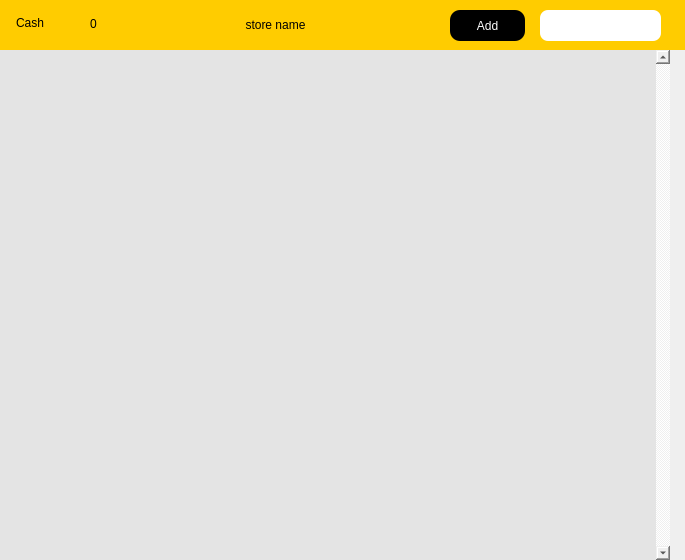
<?xml version="1.0" encoding="UTF-8"?>
<ui version="4.0">
 <class>Dialog</class>
 <widget class="QDialog" name="Dialog">
  <property name="geometry">
   <rect>
    <x>0</x>
    <y>0</y>
    <width>685</width>
    <height>560</height>
   </rect>
  </property>
  <property name="windowTitle">
   <string>Dialog</string>
  </property>
  <property name="styleSheet">
   <string notr="true">border:0;</string>
  </property>
  <widget class="QWidget" name="widget" native="true">
   <property name="geometry">
    <rect>
     <x>0</x>
     <y>0</y>
     <width>685</width>
     <height>50</height>
    </rect>
   </property>
   <property name="styleSheet">
    <string notr="true">QWidget#widget{
background-color: #ffcc00;
}</string>
   </property>
   <widget class="QLabel" name="label">
    <property name="geometry">
     <rect>
      <x>16</x>
      <y>13</y>
      <width>71</width>
      <height>20</height>
     </rect>
    </property>
    <property name="styleSheet">
     <string notr="true">font: 75 14pt &quot;Calibri&quot;;
font-weight: 400;</string>
    </property>
    <property name="text">
     <string>Cash</string>
    </property>
   </widget>
   <widget class="QLabel" name="total">
    <property name="geometry">
     <rect>
      <x>90</x>
      <y>13</y>
      <width>61</width>
      <height>21</height>
     </rect>
    </property>
    <property name="styleSheet">
     <string notr="true">font: 75 14pt &quot;Calibri&quot;;
font-weight: 400;</string>
    </property>
    <property name="text">
     <string>0</string>
    </property>
   </widget>
   <widget class="QPushButton" name="add">
    <property name="geometry">
     <rect>
      <x>450</x>
      <y>10</y>
      <width>75</width>
      <height>31</height>
     </rect>
    </property>
    <property name="styleSheet">
     <string notr="true">font: 75 14pt &quot;Calibri&quot;;
font-weight: 400;
background-color: black;
border-radius:10px;
color: white;</string>
    </property>
    <property name="text">
     <string>Add</string>
    </property>
   </widget>
   <widget class="QLineEdit" name="money">
    <property name="geometry">
     <rect>
      <x>540</x>
      <y>10</y>
      <width>121</width>
      <height>31</height>
     </rect>
    </property>
    <property name="styleSheet">
     <string notr="true">border-radius: 8px;</string>
    </property>
    <property name="text">
     <string/>
    </property>
   </widget>
   <widget class="QLabel" name="store_name">
    <property name="geometry">
     <rect>
      <x>220</x>
      <y>9</y>
      <width>111</width>
      <height>31</height>
     </rect>
    </property>
    <property name="styleSheet">
     <string notr="true">font: 11pt &quot;Calibri&quot;;
font-weight: 400;</string>
    </property>
    <property name="text">
     <string>store name</string>
    </property>
    <property name="alignment">
     <set>Qt::AlignCenter</set>
    </property>
   </widget>
  </widget>
  <widget class="QWidget" name="widget_2" native="true">
   <property name="geometry">
    <rect>
     <x>0</x>
     <y>50</y>
     <width>685</width>
     <height>510</height>
    </rect>
   </property>
   <widget class="QScrollArea" name="scroll">
    <property name="geometry">
     <rect>
      <x>0</x>
      <y>0</y>
      <width>670</width>
      <height>510</height>
     </rect>
    </property>
    <property name="styleSheet">
     <string notr="true">QWidget#scroll{
background-color: rgba(0,0,0,0.05);
}</string>
    </property>
    <property name="verticalScrollBarPolicy">
     <enum>Qt::ScrollBarAlwaysOn</enum>
    </property>
    <property name="horizontalScrollBarPolicy">
     <enum>Qt::ScrollBarAlwaysOff</enum>
    </property>
    <property name="widgetResizable">
     <bool>true</bool>
    </property>
    <property name="alignment">
     <set>Qt::AlignCenter</set>
    </property>
    <widget class="QWidget" name="scrollAreaWidgetContents">
     <property name="geometry">
      <rect>
       <x>0</x>
       <y>0</y>
       <width>653</width>
       <height>510</height>
      </rect>
     </property>
    </widget>
   </widget>
  </widget>
 </widget>
 <resources/>
 <connections/>
</ui>
